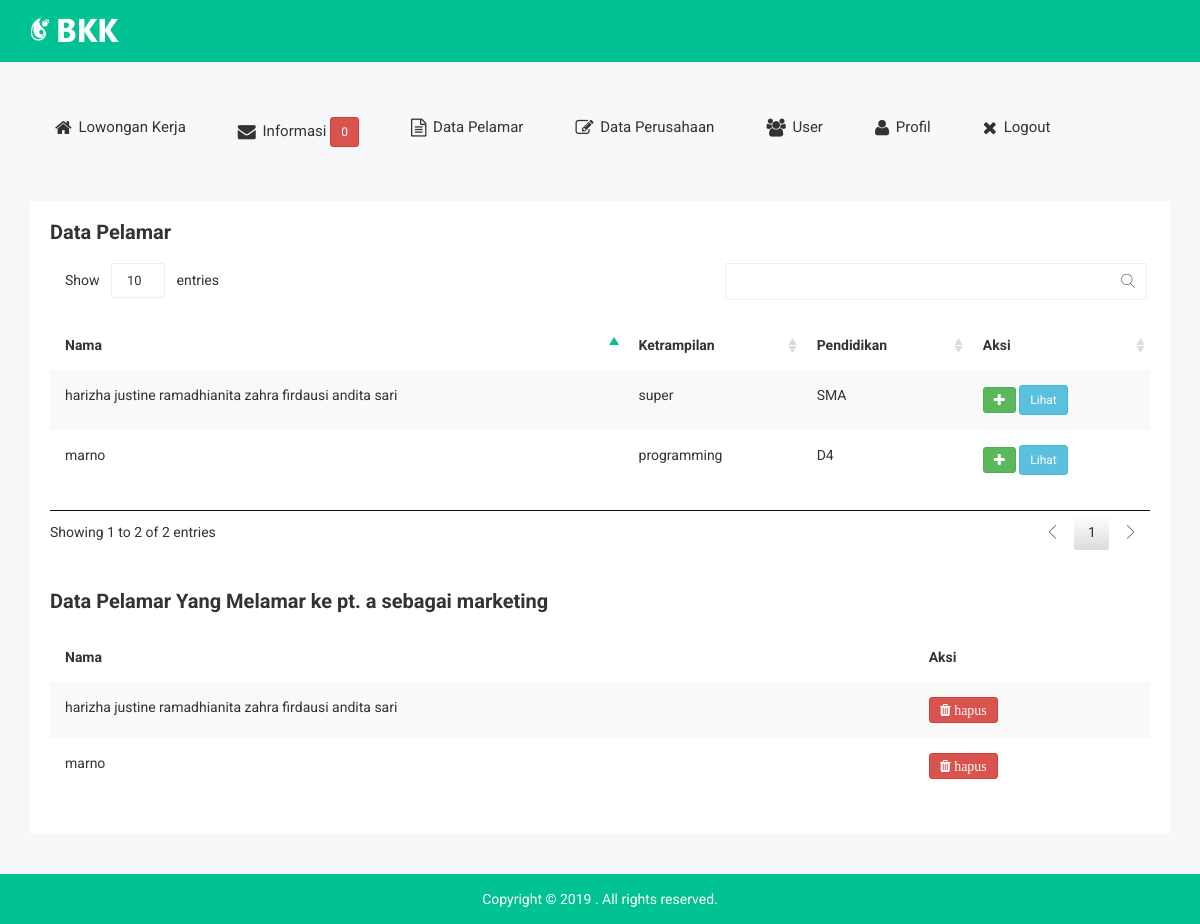
The page /lamarLoker.php?id=3 (signed in) on the database its author committed.
### tables this page shows
CREATE TABLE `pelamar` (
  `id_pelamar` int(11) NOT NULL AUTO_INCREMENT,
  `nama_pelamar` varchar(150) DEFAULT NULL,
  `jenis_kelamin` varchar(20) DEFAULT NULL,
  `tempat_lahir` varchar(100) DEFAULT NULL,
  `tanggal_lahir` date DEFAULT NULL,
  `alamat` varchar(200) DEFAULT NULL,
  `agama` varchar(30) DEFAULT NULL,
  `no_telp` varchar(15) DEFAULT NULL,
  `pendidikan` varchar(20) DEFAULT NULL,
  `ketrampilan` varchar(100) DEFAULT NULL,
  PRIMARY KEY (`id_pelamar`)
);

CREATE TABLE `loker` (
  `id_loker` int(11) NOT NULL,
  `posisi` varchar(100) DEFAULT NULL,
  `nama_perusahaan` varchar(100) DEFAULT NULL,
  `isi` mediumtext,
  `tanggal_ex` datetime DEFAULT NULL,
  PRIMARY KEY (`id_loker`)
);

CREATE TABLE `pelamar_kerja` (
  `id_pel` int(11) NOT NULL AUTO_INCREMENT,
  `id_loker` int(11) NOT NULL,
  `id_pelamar` int(11) NOT NULL,
  `rekrut` int(1) DEFAULT '0',
  UNIQUE KEY `id_pel` (`id_pel`),
  KEY `FK_pelamar_kerja` (`id_loker`),
  KEY `FK_pelamar` (`id_pelamar`),
  CONSTRAINT `FK_pelamar` FOREIGN KEY (`id_pelamar`) REFERENCES `pelamar` (`id_pelamar`) ON DELETE CASCADE,
  CONSTRAINT `FK_pelamar_kerja` FOREIGN KEY (`id_loker`) REFERENCES `loker` (`id_loker`) ON DELETE CASCADE
);

### lamarLoker.php (the view, shortened to what this page needs)
<!doctype html>
<html class="no-js" lang="">
<head>
    <link rel="stylesheet" href="css/bootstrap.min.css">
    <link rel="stylesheet" href="css/font-awesome.min.css">
    <link rel="stylesheet" href="css/owl.carousel.css">
    <link rel="stylesheet" href="css/owl.theme.css">
    <link rel="stylesheet" href="css/owl.transitions.css">
    <link rel="stylesheet" href="css/meanmenu/meanmenu.min.css">
    <link rel="stylesheet" href="css/animate.css">
    <link rel="stylesheet" href="css/normalize.css">
    <link rel="stylesheet" href="css/scrollbar/jquery.mCustomScrollbar.min.css">
    <link rel="stylesheet" href="css/jvectormap/jquery-jvectormap-2.0.3.css">
    <link rel="stylesheet" href="css/notika-custom-icon.css">
    <link rel="stylesheet" href="css/wave/waves.min.css">
    <link rel="stylesheet" href="css/main.css">
    <link rel="stylesheet" href="style.css">
    <link rel="stylesheet" href="css/responsive.css">
    <link rel="stylesheet" href="css/jquery.dataTables.min.css">
</head>
<body>
    <div class="header-top-area">
        <div class="container">
            <div class="row">
                <div class="col-lg-4 col-md-4 col-sm-12 col-xs-12">
                    <div class="logo-area">
                        <a href="#"><img src="img/logo/logo.png" alt="" /></a>
                    </div>
                </div>
            </div>
        </div>
    </div>
    <?php
    if($_SESSION['level']=="admin")
    {
        include('headerAdmin.php');
    }
    else
    {
        include('headerPerusahaan.php');
    }
    ?>
    <?php
    include_once "config.php";
    $id = $_GET['id'];
    $ketemu = mysqli_query($conn, "SELECT * FROM pelamar LEFT JOIN pelamar_kerja USING(id_pelamar) WHERE id_loker = '$id' ORDER BY nama_pelamar ASC" );
    $query = mysqli_query($conn, "SELECT * FROM loker WHERE id_loker = '$id'");
    $sql = mysqli_query($conn, "SELECT * FROM pelamar ORDER BY nama_pelamar ASC");
    $hasil = mysqli_fetch_array($query);
    ?>
    <div class="data-table-area">
        <div class="container">
            <div class="row">
                <div class="col-lg-12 col-md-12 col-sm-12 col-xs-12">
                    <div class="data-table-list">
                        <div class="basic-tb-hd">
                            <h2>Data Pelamar</h2>
                        </div>
                        <div class="table-responsive">
                            <table id="data-table-basic" class="table table-striped">
                                <thead>
                                    <tr>
                                        <th>Nama</th>
                                        <th>Ketrampilan</th>
                                        <th>Pendidikan</th>
                                        <th>Aksi</th>
                                    </tr>
                                </thead>
                                <tbody>
                                 <?php
                                 while($dat = mysqli_fetch_array($sql)) {
                                    echo"<tr>";
                                    echo "<td>" .$dat['nama_pelamar']. "</td>";
                                    echo "<td>" .$dat['ketrampilan']. "</td>";
                                    echo "<td>" .$dat['pendidikan']. "</td>";
                                     echo "<td>
                                     <a href='prosesLamar.php?id=$dat[id_pelamar]&&id_loker=$hasil[id_loker]'><button class='btn btn-success btn-sm fa fa-plus'></button></a>
                                     <a data-toggle='modal' data-target='#myModalone' data-id=".$dat['id_pelamar']."><button class='btn btn-info btn-sm'>Lihat </button></a></td>";
                                    echo"</tr>";
                                }
                                ?>
                            </table>
                        </div>
                    </div>
                </div>
            </div>
        </div>
    </div>
    <div class="data-table-area">
        <div class="container">
            <div class="row">
                <div class="col-lg-12 col-md-12 col-sm-12 col-xs-12">
                    <div class="data-table-list">
                        <div class="basic-tb-hd">
                            <h2>Data Pelamar Yang Melamar ke <?php echo $hasil['nama_perusahaan'] ?> sebagai <?php echo $hasil['posisi'] ?></h2>
                        </div>
                        <div class="table-responsive">
                            <table id="data-table-basic" class="table table-striped">
                                <thead>
                                    <tr>
                                        <th>Nama</th>
                                        <th>Aksi</th>
                                    </tr>
                                </thead>
                                <tbody>
                                   <?php
                                    while($data = mysqli_fetch_array($ketemu)) {
                                        echo"<tr>";
                                        echo "<td>" .$data['nama_pelamar']. "</td>";
                                        echo "<td><a href='hapusLamarLoker.php?id=$data[id_pel]&&id_loker=$id'><button title='hapus' class='btn btn-danger btn-sm fa fa-trash'> hapus </button></a></td>";
                                        echo"</tr>";
                                    }
                                    ?>
                            </table>
                        </div>
                    </div>
                </div>
            </div>
        </div>
    </div>
    <div class="footer-copyright-area">
        <div class="container">
            <div class="row">
                <div class="col-lg-12 col-md-12 col-sm-12 col-xs-12">
                    <div class="footer-copy-right">
                        <p>Copyright © 2019
. All rights reserved.</p>
                    </div>
                </div>
            </div>
        </div>
    </div>
</body>
</html>

### css/main.css (style rules this page uses)
html { color: #222; font-size: 1em; line-height: 1.4; }
audio, canvas, iframe, img, svg, video { vertical-align: middle; }

### rows shown on the page
pelamar: nama_pelamar "harizha justine ramadhianita zahra firdausi andita sari", ketrampilan "super", pendidikan "SMA"
pelamar: nama_pelamar "marno", ketrampilan "programming", pendidikan "D4"
loker: nama_perusahaan "pt. a", posisi "marketing"
pelamar_kerja: id_pelamar.nama_pelamar "harizha justine ramadhianita zahra firdausi andita sari"
pelamar_kerja: id_pelamar.nama_pelamar "marno"

### other values the page prints
$hasil['hitung'] "0"
